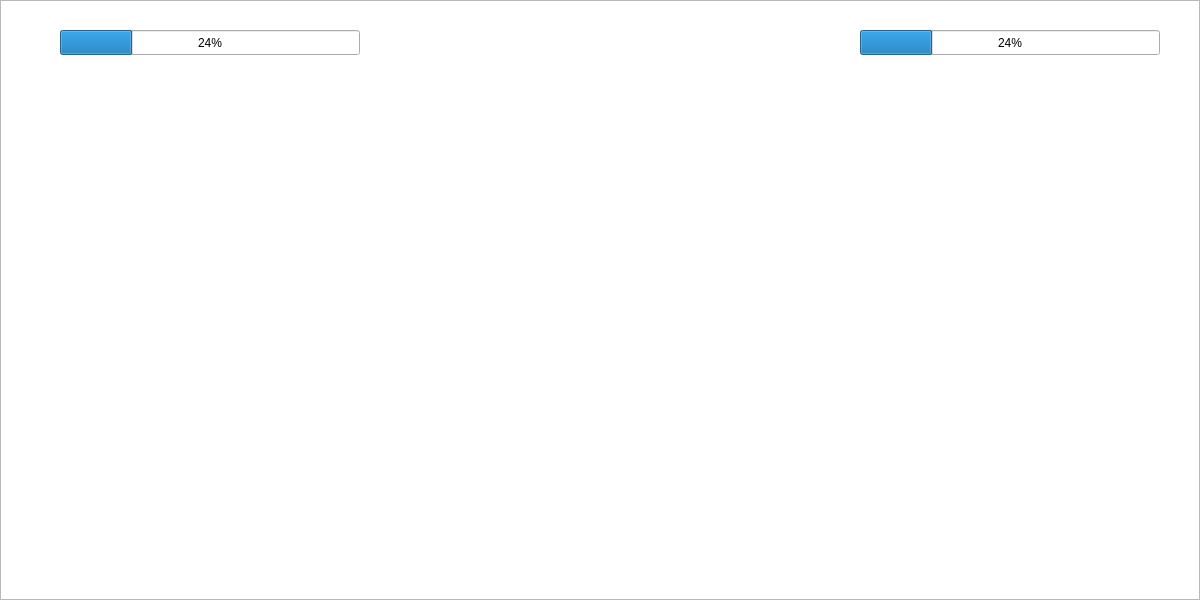
<?xml version="1.0" encoding="UTF-8"?>
<ui version="4.0">
 <class>individual</class>
 <widget class="QWidget" name="individual">
  <property name="geometry">
   <rect>
    <x>0</x>
    <y>0</y>
    <width>1200</width>
    <height>600</height>
   </rect>
  </property>
  <property name="windowTitle">
   <string>Form</string>
  </property>
  <widget class="QGraphicsView" name="graphicsView">
   <property name="geometry">
    <rect>
     <x>0</x>
     <y>0</y>
     <width>1200</width>
     <height>600</height>
    </rect>
   </property>
  </widget>
  <widget class="QProgressBar" name="progressBar">
   <property name="geometry">
    <rect>
     <x>60</x>
     <y>30</y>
     <width>300</width>
     <height>25</height>
    </rect>
   </property>
   <property name="value">
    <number>24</number>
   </property>
  </widget>
  <widget class="QProgressBar" name="progressBar_2">
   <property name="geometry">
    <rect>
     <x>860</x>
     <y>30</y>
     <width>300</width>
     <height>25</height>
    </rect>
   </property>
   <property name="value">
    <number>24</number>
   </property>
  </widget>
 </widget>
 <resources/>
 <connections/>
</ui>
